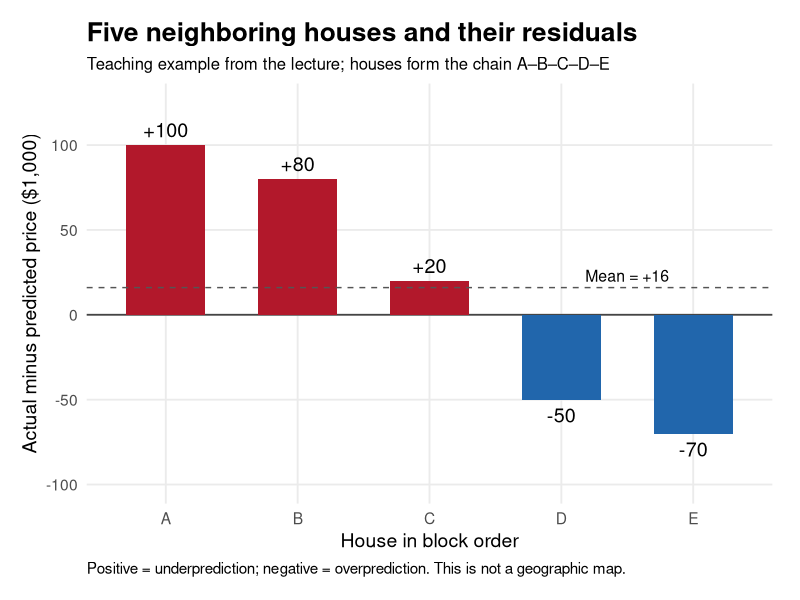
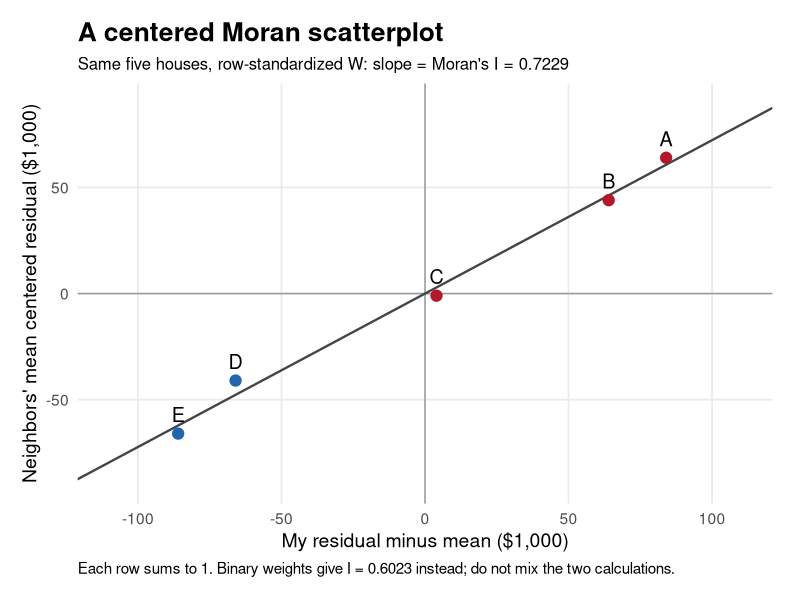

The R source for these figures, in order:
# Run from the portfolio root: Rscript weekly-notes/assets/generate-week7-figures.R
# Exact five-house teaching values from week7_slides.html, not empirical sales.
library(ggplot2)
houses <- data.frame(house = factor(LETTERS[1:5], levels = LETTERS[1:5]),
                     residual = c(100, 80, 20, -50, -70))
z <- houses$residual - mean(houses$residual)
B <- outer(1:5, 1:5, function(i, j) as.numeric(abs(i - j) == 1))
W <- B / rowSums(B)
houses$z <- z
houses$lag_z <- drop(W %*% z)
houses$direction <- ifelse(houses$residual > 0, "Underprediction", "Overprediction")
I_B <- 5 / sum(B) * sum(z * (B %*% z)) / sum(z^2)
I_W <- sum(z * (W %*% z)) / sum(z^2)
stopifnot(abs(I_B - 0.6023123909) < 1e-9,
          abs(I_W - 0.7229493892) < 1e-9)
theme_set(theme_minimal(base_size = 14) +
            theme(panel.grid.minor = element_blank(),
                  plot.title = element_text(face = "bold", size = 19),
                  plot.subtitle = element_text(size = 12),
                  plot.caption = element_text(hjust = 0, size = 11),
                  plot.margin = margin(16, 20, 16, 16)))
palette <- c(Underprediction = "#b2182b", Overprediction = "#2166ac")
p1 <- ggplot(houses, aes(house, residual)) +
  geom_hline(yintercept = 0, color = "#444444", linewidth = 0.6) +
  geom_col(aes(fill = direction), width = 0.6, show.legend = FALSE) +
  geom_hline(yintercept = 16, linetype = "dashed", color = "#555555") +
  geom_text(aes(y = residual + ifelse(residual > 0, 9, -9),
                label = sprintf("%+d", residual)), size = 5) +
  annotate("text", x = 4.5, y = 23, label = "Mean = +16", size = 4) +
  scale_fill_manual(values = palette) +
  scale_y_continuous(limits = c(-100, 125), breaks = seq(-100, 100, 50)) +
  labs(title = "Five neighboring houses and their residuals",
       subtitle = "Teaching example from the lecture; houses form the chain A–B–C–D–E",
       x = "House in block order", y = "Actual minus predicted price ($1,000)",
       caption = "Positive = underprediction; negative = overprediction. This is not a geographic map.")
ggsave("weekly-notes/assets/week7-house-residuals.png", p1,
       width = 9.6, height = 5.7, dpi = 160, bg = "white")
p2 <- ggplot(houses, aes(z, lag_z)) +
  geom_hline(yintercept = 0, color = "#999999", linewidth = 0.5) +
  geom_vline(xintercept = 0, color = "#999999", linewidth = 0.5) +
  geom_abline(slope = I_W, intercept = coef(lm(lag_z ~ z, houses))[1],
              color = "#444444", linewidth = 0.8) +
  geom_point(aes(color = direction), size = 3.5, show.legend = FALSE) +
  geom_text(aes(label = house), nudge_y = 9, size = 5) +
  scale_color_manual(values = palette) +
  coord_cartesian(xlim = c(-110, 110), ylim = c(-90, 90)) +
  labs(title = "A centered Moran scatterplot",
       subtitle = sprintf("Same five houses, row-standardized W: slope = Moran's I = %.4f", I_W),
       x = "My residual minus mean ($1,000)",
       y = "Neighbors' mean centered residual ($1,000)",
       caption = sprintf("Each row sums to 1. Binary weights give I = %.4f instead; do not mix the two calculations.", I_B))
ggsave("weekly-notes/assets/week7-moran-scatter.png", p2,
       width = 9.6, height = 6.2, dpi = 160, bg = "white")
print(c(I_binary = I_B, I_row_standardized = I_W))
